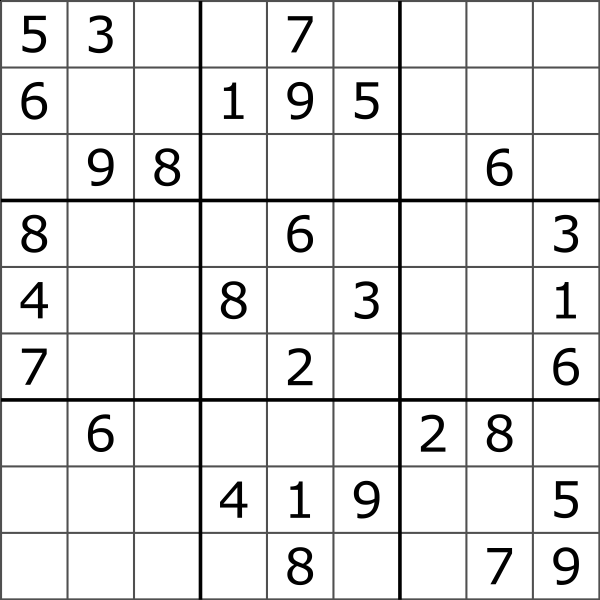
#> input picture sudoku.png, 1199 x 1199 px (shown at 1/2 size)
$ python processing.py
#> lines starting #> are read from the running program, lines starting #| are printed output that depends on the picture; after the words box and inside, x2 and y2 are one past the last pixel; in counts of white or black regions, pixels touching at a corner belong together
#> in main, image is the input picture: shape (1199, 1199, 3); min 0, max 255, mean 232.1
import cv2
import numpy as np
import pytesseract
import solver
nolist = []
concenterlist = []


def resizeimage(img):
    scale_percent = 50  # percent of original size
    width = int(img.shape[1] * scale_percent / 100)
#> width = 599
    height = int(img.shape[0] * scale_percent / 100)
#> height = 599
    dim = (width, height)
#> dim = (599, 599)
    resized = cv2.resize(img, dim, interpolation=cv2.INTER_AREA)
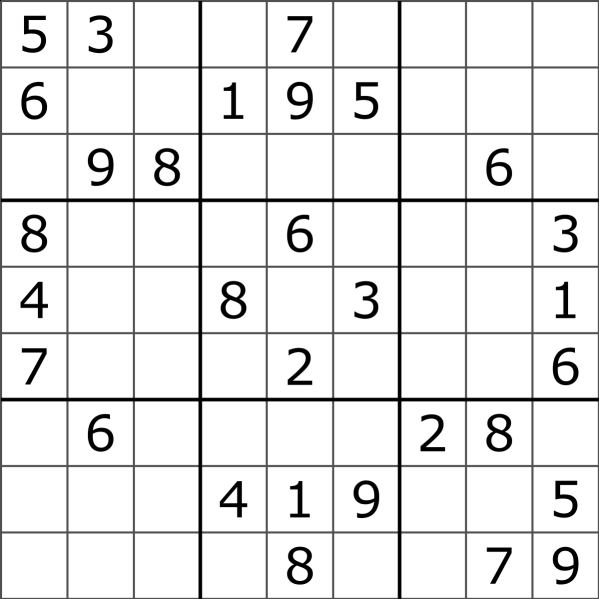
#> resized: shape (599, 599, 3); min 0, max 255, mean 232.1
    return resized


def filtercontours(contours):
    filterlist = []
    for c in contours[1::]:
        rect = cv2.minAreaRect(c)
        box = cv2.boxPoints(rect)
        box = np.int0(box)
        area = cv2.contourArea(box)
        if area > 4000:
            filterlist.append(c)
    return filterlist


def findcontourcenter(contour):
    M = cv2.moments(contour)
    cx = int(M["m10"] / M["m00"])
    cy = int(M["m01"] / M["m00"])
    return (cx, cy)


def main():
    while len(nolist) != 81:
        image = cv2.imread("sudoku.png")
        resizedimage = resizeimage(image)
        gray = cv2.cvtColor(resizedimage, cv2.COLOR_BGR2GRAY)
        gray_blur = cv2.GaussianBlur(gray, (11, 11), 3)
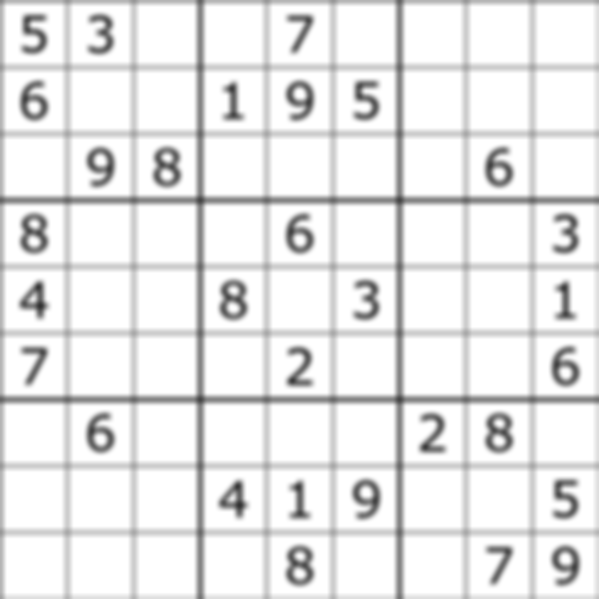
#> gray_blur: shape (599, 599); min 50, max 255, mean 232.5
        returns, thresh = cv2.threshold(
            gray, 125, 255,
            cv2.THRESH_BINARY_INV,
            )
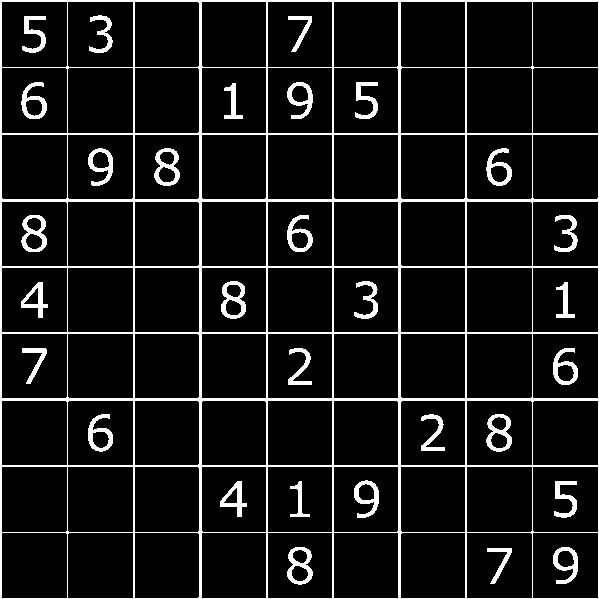
#> thresh: shape (599, 599); 9.3% white; 31 white regions
        contours, hierachy = cv2.findContours(
            thresh,
            cv2.RETR_TREE, cv2.CHAIN_APPROX_SIMPLE,
            )
#> contours = 133 contours; largest, box (x1, y1, x2, y2) and area: (0, 0, 599, 599) 357604, (532, 532, 599, 599) 4354, (466, 532, 533, 599) 4352, (67, 532, 134, 599) 4352, (1, 532, 68, 599) 4352
        getfilteredcontour = filtercontours(contours)
#> the loop in filtercontours, `for c in contours[1::]:` made 132 passes
#> (rect, box, area) on passes 1 to 7: (((565, 565), (66, 66), -90), [[598, 598], [532, 598], [532, 532], [598, 532]], 4356), (((565, 565), (36, 24), -90), [[577, 583], [553, 583], [553, 547], [577, 547]], 864), (((565.5, 558.5), (17, 17), -90), [[574, 567], [557, 567], [557, 550], [574, 550]], 289), (((499, 565), (66, 66), -90), [[532, 598], [466, 598], [466, 532], [532, 532]], 4356), (((499, 565.5), (35, 24), -90), [[511, 583], [487, 583], [487, 548], [511, 548]], 840), (((432.5, 565), (66, 65), -90), [[465, 598], [400, 598], [400, 532], [465, 532]], 4290), (((365.5, 565), (66, 65), -90), [[398, 598], [333, 598], [333, 532], [398, 532]], 4290)
#> area on passes 61, 62, 63, 65, 66, 70: 4290, 4225, 4225, 4225, 4225, 4225
#> after the loop in filtercontours, `for c in contours[1::]:`: filterlist = 81 contours; largest, box (x1, y1, x2, y2) and area: (532, 532, 599, 599) 4354, (466, 532, 533, 599) 4352, (67, 532, 134, 599) 4352, (1, 532, 68, 599) 4352, (532, 466, 599, 533) 4352
#> getfilteredcontour has the same summary as filterlist in filtercontours
        for con in getfilteredcontour[::-1]:
            area = cv2.contourArea(con)
            if area > 4000:
                rect = cv2.boundingRect(con)
                concenterlist.append(str(findcontourcenter(
                    con)[0])+"-"+str(findcontourcenter(con)[1]))
                cv2.drawContours(resizedimage, [con], 0, (0, 255, 0), 2)
                getroi = gray_blur[
                    rect[1]:rect[1] +
                                   rect[3], rect[0]:rect[0]+rect[2]
                    ]

                text = pytesseract.image_to_string(
                    getroi, lang="eng",
                    config='--psm 7 -c tessedit_char_whitelist=0123456789.%',
                    )
                if str(text) == "":
                    nolist.append(0)
                else:
                    nolist.append(
                        int(str(text).splitlines()[0].split(".")[0],
                        ),
                        )
            cv2.imshow("Wait I am Reading.......", resizedimage,)
            if cv2.waitKey(1) == 27:
                break
#> this loop made 1 pass
#> (area, rect) on pass 1: (4352.5, (1, 1, 67, 67))
#> pass 1, in main, `getroi = gray_blur[ rect[1]:rect[1] + rect[3], rect[0]:rect[0]+rect[2] ]`:
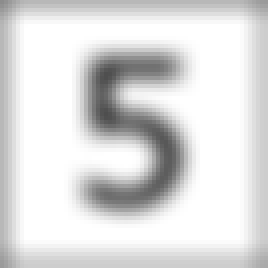
#> getroi: shape (67, 67) (shown 4 times larger); min 78, max 255, mean 220.7
#> after the loop:
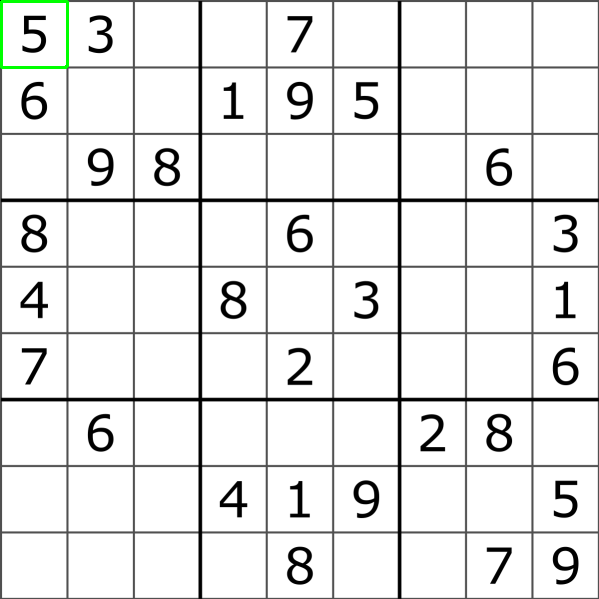
#> resizedimage: shape (599, 599, 3); 0.22% of pixels changed, all inside (x1, y1, x2, y2) = (0, 0, 69, 69)
#> after the loop, concenterlist = ['33-33']; nolist = []


def solve(bo):
    find = solver.find_empty(bo)
    if not find:
        return True
    else:
        row, col = find
    for i in range(1, 10):
        if solver.valid(bo, i, (row, col)):
            bo[row][col] = i

            if solve(bo):
                return True

            bo[row][col] = 0
    return False


def get_tuple_coordinates(stringvalue):
    (x, y) = stringvalue.split("-")
    return (int(x)-1, int(y)+1)


main()
#> (the call stopped at in main, `text = pytesseract.image_to_string( getroi, lang="eng", config='--psm ..`: pytesseract is not available in this run)
#> (the run stopped early here; a loop or call above may not have finished)
